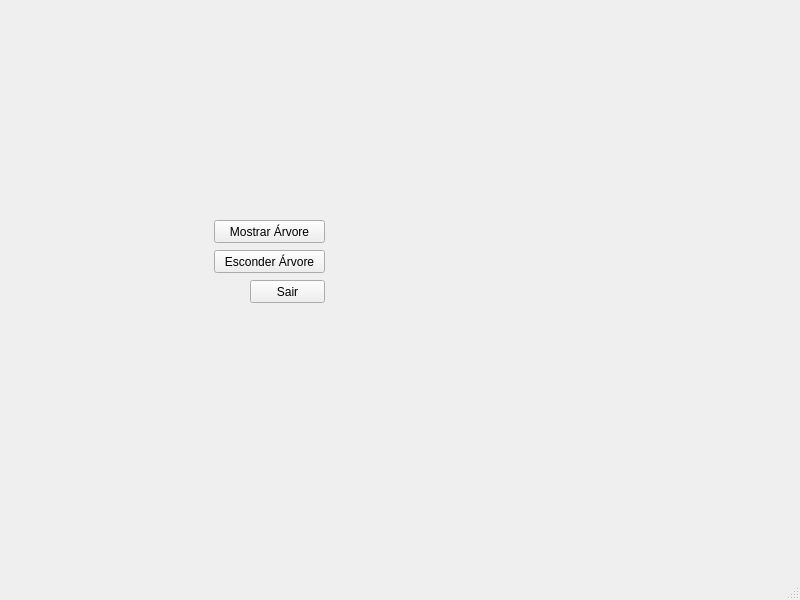
<?xml version="1.0" encoding="UTF-8"?>
<ui version="4.0">
 <class>MainWindow</class>
 <widget class="QMainWindow" name="MainWindow">
  <property name="geometry">
   <rect>
    <x>0</x>
    <y>0</y>
    <width>800</width>
    <height>600</height>
   </rect>
  </property>
  <property name="windowTitle">
   <string>MainWindow</string>
  </property>
  <widget class="QWidget" name="centralwidget">
   <widget class="QPushButton" name="pushButton">
    <property name="geometry">
     <rect>
      <x>214</x>
      <y>250</y>
      <width>111</width>
      <height>23</height>
     </rect>
    </property>
    <property name="text">
     <string>Esconder Árvore</string>
    </property>
   </widget>
   <widget class="QPushButton" name="pushButton_2">
    <property name="geometry">
     <rect>
      <x>250</x>
      <y>280</y>
      <width>75</width>
      <height>23</height>
     </rect>
    </property>
    <property name="text">
     <string>Sair</string>
    </property>
   </widget>
   <widget class="QLabel" name="label">
    <property name="geometry">
     <rect>
      <x>390</x>
      <y>150</y>
      <width>201</width>
      <height>211</height>
     </rect>
    </property>
    <property name="text">
     <string/>
    </property>
    <property name="pixmap">
     <pixmap>arvore.png</pixmap>
    </property>
    <property name="scaledContents">
     <bool>true</bool>
    </property>
   </widget>
   <widget class="QPushButton" name="pushButton_3">
    <property name="geometry">
     <rect>
      <x>214</x>
      <y>220</y>
      <width>111</width>
      <height>23</height>
     </rect>
    </property>
    <property name="text">
     <string>Mostrar Árvore</string>
    </property>
   </widget>
  </widget>
  <widget class="QMenuBar" name="menubar">
   <property name="geometry">
    <rect>
     <x>0</x>
     <y>0</y>
     <width>800</width>
     <height>21</height>
    </rect>
   </property>
  </widget>
  <widget class="QStatusBar" name="statusbar"/>
 </widget>
 <resources/>
 <connections>
  <connection>
   <sender>pushButton_2</sender>
   <signal>clicked()</signal>
   <receiver>MainWindow</receiver>
   <slot>close()</slot>
   <hints>
    <hint type="sourcelabel">
     <x>303</x>
     <y>312</y>
    </hint>
    <hint type="destinationlabel">
     <x>343</x>
     <y>348</y>
    </hint>
   </hints>
  </connection>
  <connection>
   <sender>pushButton</sender>
   <signal>clicked()</signal>
   <receiver>label</receiver>
   <slot>hide()</slot>
   <hints>
    <hint type="sourcelabel">
     <x>278</x>
     <y>275</y>
    </hint>
    <hint type="destinationlabel">
     <x>455</x>
     <y>248</y>
    </hint>
   </hints>
  </connection>
  <connection>
   <sender>pushButton_3</sender>
   <signal>clicked()</signal>
   <receiver>label</receiver>
   <slot>show()</slot>
   <hints>
    <hint type="sourcelabel">
     <x>243</x>
     <y>249</y>
    </hint>
    <hint type="destinationlabel">
     <x>421</x>
     <y>216</y>
    </hint>
   </hints>
  </connection>
 </connections>
</ui>
